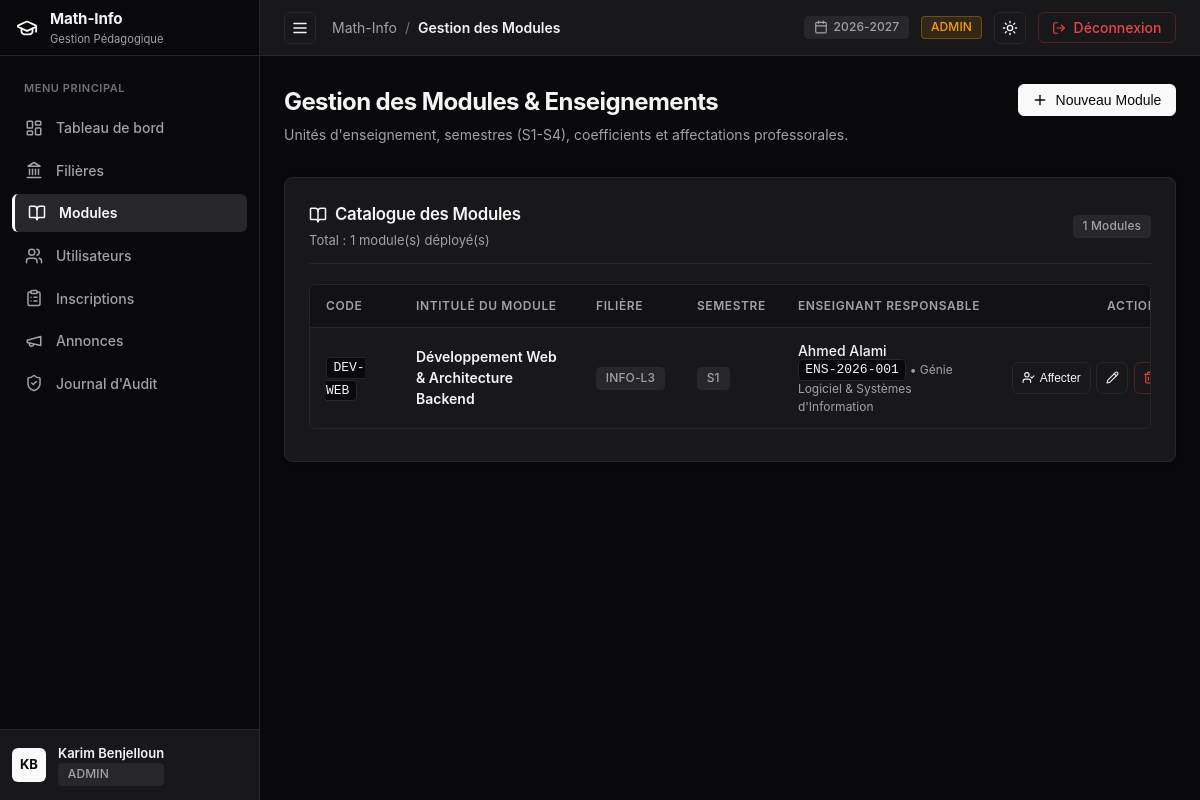
The app's page /admin/modules (signed in), older data.
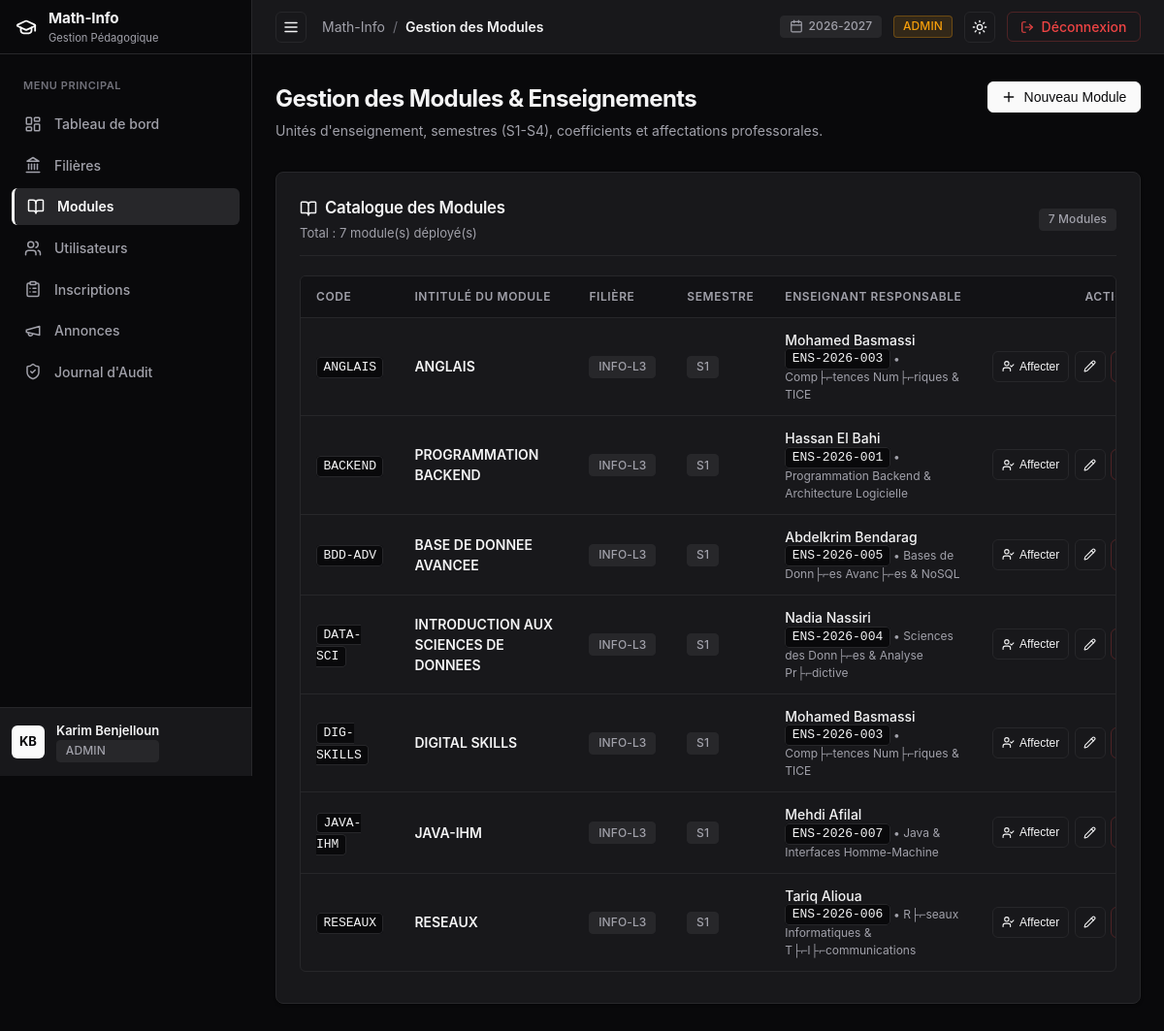
The same page, newer data.
### tables this page shows
CREATE TABLE `modules` (
  `idModule` int NOT NULL AUTO_INCREMENT,
  `code` varchar(20) NOT NULL,
  `intitule` varchar(150) NOT NULL,
  `semestre` enum('S1','S2','S3','S4') NOT NULL,
  `coefficient` float NOT NULL DEFAULT '1',
  `idFiliere` int NOT NULL,
  `idEnseignant` int DEFAULT NULL,
  PRIMARY KEY (`idModule`),
  UNIQUE KEY `code` (`code`),
  KEY `idFiliere` (`idFiliere`),
  KEY `idEnseignant` (`idEnseignant`),
  CONSTRAINT `modules_ibfk_1` FOREIGN KEY (`idFiliere`) REFERENCES `filieres` (`idFiliere`) ON DELETE CASCADE,
  CONSTRAINT `modules_ibfk_2` FOREIGN KEY (`idEnseignant`) REFERENCES `enseignants` (`idUtilisateur`) ON DELETE SET NULL
);

CREATE TABLE `filieres` (
  `idFiliere` int NOT NULL AUTO_INCREMENT,
  `code` varchar(20) NOT NULL,
  `intitule` varchar(150) NOT NULL,
  `description` text,
  PRIMARY KEY (`idFiliere`),
  UNIQUE KEY `code` (`code`)
);

CREATE TABLE `utilisateurs` (
  `idUtilisateur` int NOT NULL AUTO_INCREMENT,
  `nom` varchar(100) NOT NULL,
  `prenom` varchar(100) NOT NULL,
  `email` varchar(150) NOT NULL,
  `motDePasse` varchar(255) NOT NULL,
  `role` enum('ADMIN','ENSEIGNANT','ETUDIANT') NOT NULL,
  `dateCreation` timestamp NULL DEFAULT CURRENT_TIMESTAMP,
  PRIMARY KEY (`idUtilisateur`),
  UNIQUE KEY `email` (`email`)
);

CREATE TABLE `enseignants` (
  `idUtilisateur` int NOT NULL,
  `matricule` varchar(50) NOT NULL,
  `specialite` varchar(100) NOT NULL,
  PRIMARY KEY (`idUtilisateur`),
  UNIQUE KEY `matricule` (`matricule`),
  CONSTRAINT `enseignants_ibfk_1` FOREIGN KEY (`idUtilisateur`) REFERENCES `utilisateurs` (`idUtilisateur`) ON DELETE CASCADE
);

### src/Views/admin/modules.php (the view, shortened to what the changed rows need)
<div style="margin-bottom: 2rem; display: flex; justify-content: space-between; align-items: flex-start; flex-wrap: wrap; gap: 1rem;">
  <div>
    <h1 style="font-size: 1.5rem; font-weight: 700; letter-spacing: -0.025em; color: var(--text-main); margin-bottom: 0.25rem;">
      Gestion des Modules & Enseignements
    </h1>
  </div>
</div>
<div class="card">
  <div class="card-header">
    <div>
      <span class="card-title">
        <?= Icon::get('book-open', 18) ?>
        <span>Catalogue des Modules</span>
      </span>
      <span class="card-desc" style="display: block; margin-top: 0.25rem;">
        Total : <?= count($modules) ?> module(s) déployé(s)
      </span>
    </div>
    <span class="badge badge-neutral"><?= count($modules) ?> Modules</span>
  </div>
  <?php if (empty($modules)): ?>
    <div style="text-align: center; padding: 3rem 1rem; color: var(--text-muted); font-size: 0.875rem;">
      <div style="margin-bottom: 0.5rem; color: var(--text-subtle);"><?= Icon::get('book-open', 32) ?></div>
      Aucun module répertorié. Créez un premier module pour commencer.
    </div>
  <?php else: ?>
    <div class="table-wrapper">
      <table>
        <thead>
          <tr>
            <th style="min-width: 90px;">Code</th>
            <th style="min-width: 180px;">Intitulé du Module</th>
            <th style="min-width: 90px;">Filière</th>
            <th style="min-width: 80px;">Semestre</th>
            <th style="min-width: 200px;">Enseignant Responsable</th>
            <th style="min-width: 140px; text-align: right;">Actions</th>
          </tr>
        </thead>
        <tbody>
          <?php foreach ($modules as $m): ?>
            <tr>
              <td><code><?= htmlspecialchars($m['code']) ?></code></td>
              <td style="font-weight: 600;"><?= htmlspecialchars($m['intitule']) ?></td>
              <td>
                <span class="badge badge-neutral"><?= htmlspecialchars($m['filiere_code']) ?></span>
              </td>
              <td>
                <span class="badge badge-neutral"><?= htmlspecialchars($m['semestre']) ?></span>
              </td>
              <td>
                <?php if (!empty($m['enseignant_nom'])): ?>
                  <div style="display: flex; flex-direction: column;">
                    <span style="font-weight: 500;"><?= htmlspecialchars($m['enseignant_prenom'] . ' ' . $m['enseignant_nom']) ?></span>
                    <span style="font-size: 0.75rem; color: var(--text-muted);">
                      <code><?= htmlspecialchars($m['enseignant_matricule'] ?? '') ?></code> • <?= htmlspecialchars($m['enseignant_specialite'] ?? '') ?>
                    </span>
                  </div>
                <?php endif; ?>
              </td>
              <td style="text-align: right;">
                <div style="display: inline-flex; gap: 0.35rem;">
                  <button
                    type="button"
                    class="btn btn-outline btn-sm assign-teacher-btn"
                    data-id="<?= $m['idModule'] ?>"
                    data-code="<?= htmlspecialchars($m['code']) ?>"
                    data-intitule="<?= htmlspecialchars($m['intitule']) ?>"
                    data-teacher-id="<?= (int)($m['idEnseignant'] ?? 0) ?>"
                    title="Changer l'enseignant responsable"
                  >
                    <?= Icon::get('user-check', 13) ?>
                    <span>Affecter</span>
                  </button>
                  <button
                    type="button"
                    class="btn btn-outline btn-sm btn-icon edit-module-btn"
                    data-id="<?= $m['idModule'] ?>"
                    data-code="<?= htmlspecialchars($m['code']) ?>"
                    data-intitule="<?= htmlspecialchars($m['intitule']) ?>"
                    data-semestre="<?= htmlspecialchars($m['semestre']) ?>"
                    data-coefficient="<?= htmlspecialchars((string)$m['coefficient']) ?>"
                    data-filiere-id="<?= $m['idFiliere'] ?>"
                    data-teacher-id="<?= (int)($m['idEnseignant'] ?? 0) ?>"
                    title="Modifier le module"
                  >
                    <?= Icon::get('pencil', 13) ?>
                  </button>
                  <form action="/admin/modules/delete" method="POST" onsubmit="return confirm('Confirmer la suppression de ce module ?');" style="display: inline;">
                    <button type="submit" class="btn btn-destructive btn-sm btn-icon" title="Supprimer">
                      <?= Icon::get('trash-2', 13) ?>
                    </button>
                  </form>
                </div>
              </td>
            </tr>
          <?php endforeach; ?>
        </tbody>
      </table>
    </div>
  <?php endif; ?>
</div>
</div>
</div>

### src/Utils/Icon.php (shortened to what the changed rows need)
<?php
class Icon {
    public static function get(string $name, int $size = 16, string $extraClass = ''): string {
        $classAttr = 'lucide-icon' . ($extraClass !== '' ? ' ' . $extraClass : '');
        $svgAttrs = sprintf(
            'xmlns="http://www.w3.org/2000/svg" width="%d" height="%d" viewBox="0 0 24 24" fill="none" stroke="currentColor" stroke-width="2" stroke-linecap="round" stroke-linejoin="round" class="%s"',
            $size,
            $size,
            htmlspecialchars($classAttr)
        );
        switch ($name) {
            case 'graduation-cap':
                return "<svg {$svgAttrs}><path d=\"M21.42 10.922a1 1 0 0 0-.019-1.838L12.83 5.18a2 2 0 0 0-1.66 0L2.6 9.08a1 1 0 0 0 0 1.832l8.57 3.908a2 2 0 0 0 1.66 0z\"/><path d=\"M22 10v6\"/><path d=\"M6 12.5V16a6 3 0 0 0 12 0v-3.5\"/></svg>";
            case 'layout-dashboard':
                return "<svg {$svgAttrs}><rect width=\"7\" height=\"9\" x=\"3\" y=\"3\" rx=\"1\"/><rect width=\"7\" height=\"5\" x=\"14\" y=\"3\" rx=\"1\"/><rect width=\"7\" height=\"9\" x=\"14\" y=\"12\" rx=\"1\"/><rect width=\"7\" height=\"5\" x=\"3\" y=\"16\" rx=\"1\"/></svg>";
            case 'landmark':
                return "<svg {$svgAttrs}><line x1=\"3\" x2=\"21\" y1=\"22\" y2=\"22\"/><line x1=\"6\" x2=\"6\" y1=\"18\" y2=\"11\"/><line x1=\"10\" x2=\"10\" y1=\"18\" y2=\"11\"/><line x1=\"14\" x2=\"14\" y1=\"18\" y2=\"11\"/><line x1=\"18\" x2=\"18\" y1=\"18\" y2=\"11\"/><polygon points=\"12 2 20 7 4 7\"/></svg>";
            case 'book-open':
                return "<svg {$svgAttrs}><path d=\"M12 7v14\"/><path d=\"M3 18a1 1 0 0 1-1-1V4a1 1 0 0 1 1-1h5a4 4 0 0 1 4 4 4 4 0 0 1 4-4h5a1 1 0 0 1 1 1v13a1 1 0 0 1-1 1h-6a3 3 0 0 0-3 3 3 3 0 0 0-3-3z\"/></svg>";
            case 'users':
                return "<svg {$svgAttrs}><path d=\"M16 21v-2a4 4 0 0 0-4-4H6a4 4 0 0 0-4 4v2\"/><circle cx=\"9\" cy=\"7\" r=\"4\"/><path d=\"M22 21v-2a4 4 0 0 0-3-3.87\"/><path d=\"M16 3.13a4 4 0 0 1 0 7.75\"/></svg>";
            case 'user-check':
                return "<svg {$svgAttrs}><path d=\"M16 21v-2a4 4 0 0 0-4-4H6a4 4 0 0 0-4 4v2\"/><circle cx=\"9\" cy=\"7\" r=\"4\"/><polyline points=\"16 11 18 13 22 9\"/></svg>";
            case 'clipboard-list':
                return "<svg {$svgAttrs}><rect width=\"8\" height=\"4\" x=\"8\" y=\"2\" rx=\"1\" ry=\"1\"/><path d=\"M16 4h2a2 2 0 0 1 2 2v14a2 2 0 0 1-2 2H6a2 2 0 0 1-2-2V6a2 2 0 0 1 2-2h2\"/><path d=\"M12 11h4\"/><path d=\"M12 16h4\"/><path d=\"M8 11h.01\"/><path d=\"M8 16h.01\"/></svg>";
            case 'megaphone':
                return "<svg {$svgAttrs}><path d=\"m3 11 18-5v12L3 14v-3z\"/><path d=\"M11.6 16.8a3 3 0 1 1-5.8-1.6\"/></svg>";
            case 'shield-check':
                return "<svg {$svgAttrs}><path d=\"M20 13c0 5-3.5 7.5-7.66 8.95a1 1 0 0 1-.67-.01C7.5 20.5 4 18 4 13V6a1 1 0 0 1 1-1c2 0 4.5-1.2 6.24-2.72a1.17 1.17 0 0 1 1.52 0C14.51 3.81 17 5 19 5a1 1 0 0 1 1 1z\"/><path d=\"m9 12 2 2 4-4\"/></svg>";
            case 'calendar':
                return "<svg {$svgAttrs}><path d=\"M8 2v4\"/><path d=\"M16 2v4\"/><rect width=\"18\" height=\"18\" x=\"3\" y=\"4\" rx=\"2\"/><path d=\"M3 10h18\"/></svg>";
            case 'sun':
                return "<svg {$svgAttrs}><circle cx=\"12\" cy=\"12\" r=\"4\"/><path d=\"M12 2v2\"/><path d=\"M12 20v2\"/><path d=\"m4.93 4.93 1.41 1.41\"/><path d=\"m17.66 17.66 1.41 1.41\"/><path d=\"M2 12h2\"/><path d=\"M20 12h2\"/><path d=\"m6.34 17.66-1.41 1.41\"/><path d=\"m19.07 4.93-1.41 1.41\"/></svg>";
            case 'log-out':
                return "<svg {$svgAttrs}><path d=\"M9 21H5a2 2 0 0 1-2-2V5a2 2 0 0 1 2-2h4\"/><polyline points=\"16 17 21 12 16 7\"/><line x1=\"21\" x2=\"9\" y1=\"12\" y2=\"12\"/></svg>";
            case 'pencil':
                return "<svg {$svgAttrs}><path d=\"M21.174 6.812a1 1 0 0 0-3.986-3.987L3.842 16.174a2 2 0 0 0-.5.83l-1.321 4.352a.5.5 0 0 0 .623.622l4.353-1.32a2 2 0 0 0 .83-.497z\"/><path d=\"m15 5 4 4\"/></svg>";
            case 'trash-2':
                return "<svg {$svgAttrs}><path d=\"M3 6h18\"/><path d=\"M19 6v14c0 1-1 2-2 2H7c-1 0-2-1-2-2V6\"/><path d=\"M8 6V4c0-1 1-2 2-2h4c1 0 2 1 2 2v2\"/><line x1=\"10\" x2=\"10\" y1=\"11\" y2=\"17\"/><line x1=\"14\" x2=\"14\" y1=\"11\" y2=\"17\"/></svg>";
            case 'plus':
                return "<svg {$svgAttrs}><path d=\"M5 12h14\"/><path d=\"M12 5v14\"/></svg>";
            case 'x':
                return "<svg {$svgAttrs}><path d=\"M18 6 6 18\"/><path d=\"m6 6 12 12\"/></svg>";
            case 'menu':
                return "<svg {$svgAttrs}><line x1=\"4\" x2=\"20\" y1=\"12\" y2=\"12\"/><line x1=\"4\" x2=\"20\" y1=\"6\" y2=\"6\"/><line x1=\"4\" x2=\"20\" y1=\"18\" y2=\"18\"/></svg>";
            case 'arrow-right':
                return "<svg {$svgAttrs}><path d=\"M5 12h14\"/><path d=\"m12 5 7 7-7 7\"/></svg>";
        }
    }
}

Row changes from the older to the newer data that the page shows:
added modules: code "ANGLAIS", intitule "ANGLAIS", idFiliere.code "INFO-L3", semestre "S1", utilisateurs.prenom+nom "Mohamed Basmassi", idEnseignant.matricule "ENS-2026-003", idEnseignant.specialite "Comp├⌐tences Num├⌐riques & TICE"
changed modules: code "DEV-WEB" → "BACKEND"; intitule "Développement Web & Architecture Backend" → "PROGRAMMATION BACKEND"; utilisateurs.prenom+nom "Ahmed Alami" → "Hassan El Bahi"; idEnseignant.specialite "Génie Logiciel & Systèmes d'Information" → "Programmation Backend & Architecture Logicielle"
added modules: code "BDD-ADV", intitule "BASE DE DONNEE AVANCEE", idFiliere.code "INFO-L3", semestre "S1", utilisateurs.prenom+nom "Abdelkrim Bendarag", idEnseignant.matricule "ENS-2026-005", idEnseignant.specialite "Bases de Donn├⌐es Avanc├⌐es & NoSQL"
added modules: code "DATA-SCI", intitule "INTRODUCTION AUX SCIENCES DE DONNEES", idFiliere.code "INFO-L3", semestre "S1", utilisateurs.prenom+nom "Nadia Nassiri", idEnseignant.matricule "ENS-2026-004", idEnseignant.specialite "Sciences des Donn├⌐es & Analyse Pr├⌐dictive"
added modules: code "DIG-SKILLS", intitule "DIGITAL SKILLS", idFiliere.code "INFO-L3", semestre "S1", utilisateurs.prenom+nom "Mohamed Basmassi", idEnseignant.matricule "ENS-2026-003", idEnseignant.specialite "Comp├⌐tences Num├⌐riques & TICE"
added modules: code "JAVA-IHM", intitule "JAVA-IHM", idFiliere.code "INFO-L3", semestre "S1", utilisateurs.prenom+nom "Mehdi Afilal", idEnseignant.matricule "ENS-2026-007", idEnseignant.specialite "Java & Interfaces Homme-Machine"
added modules: code "RESEAUX", intitule "RESEAUX", idFiliere.code "INFO-L3", semestre "S1", utilisateurs.prenom+nom "Tariq Alioua", idEnseignant.matricule "ENS-2026-006", idEnseignant.specialite "R├⌐seaux Informatiques & T├⌐l├⌐communications"
Text that changed along with them:
count($modules): "1" → "7"
